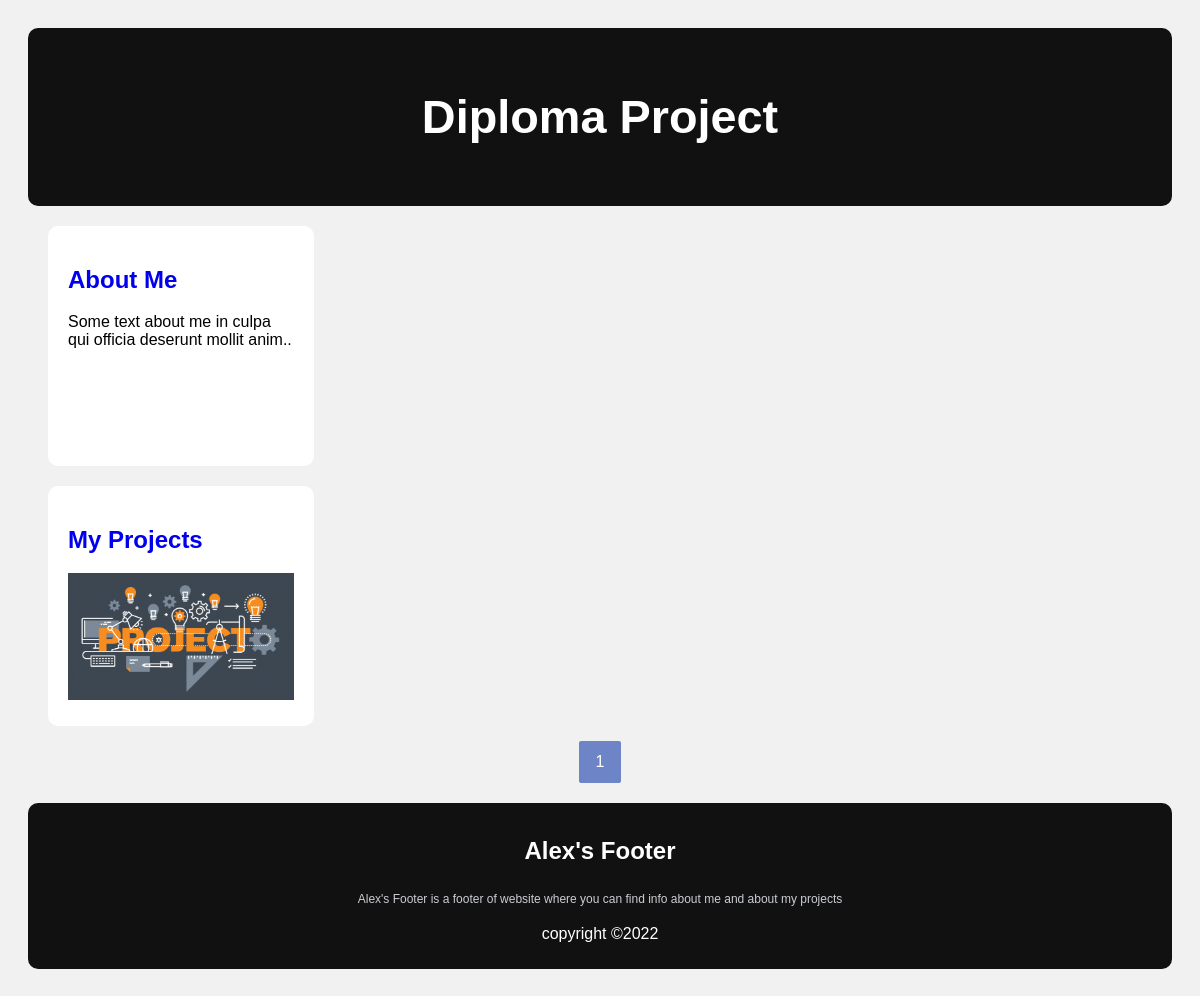
/, run on an earlier commit of the app's database.
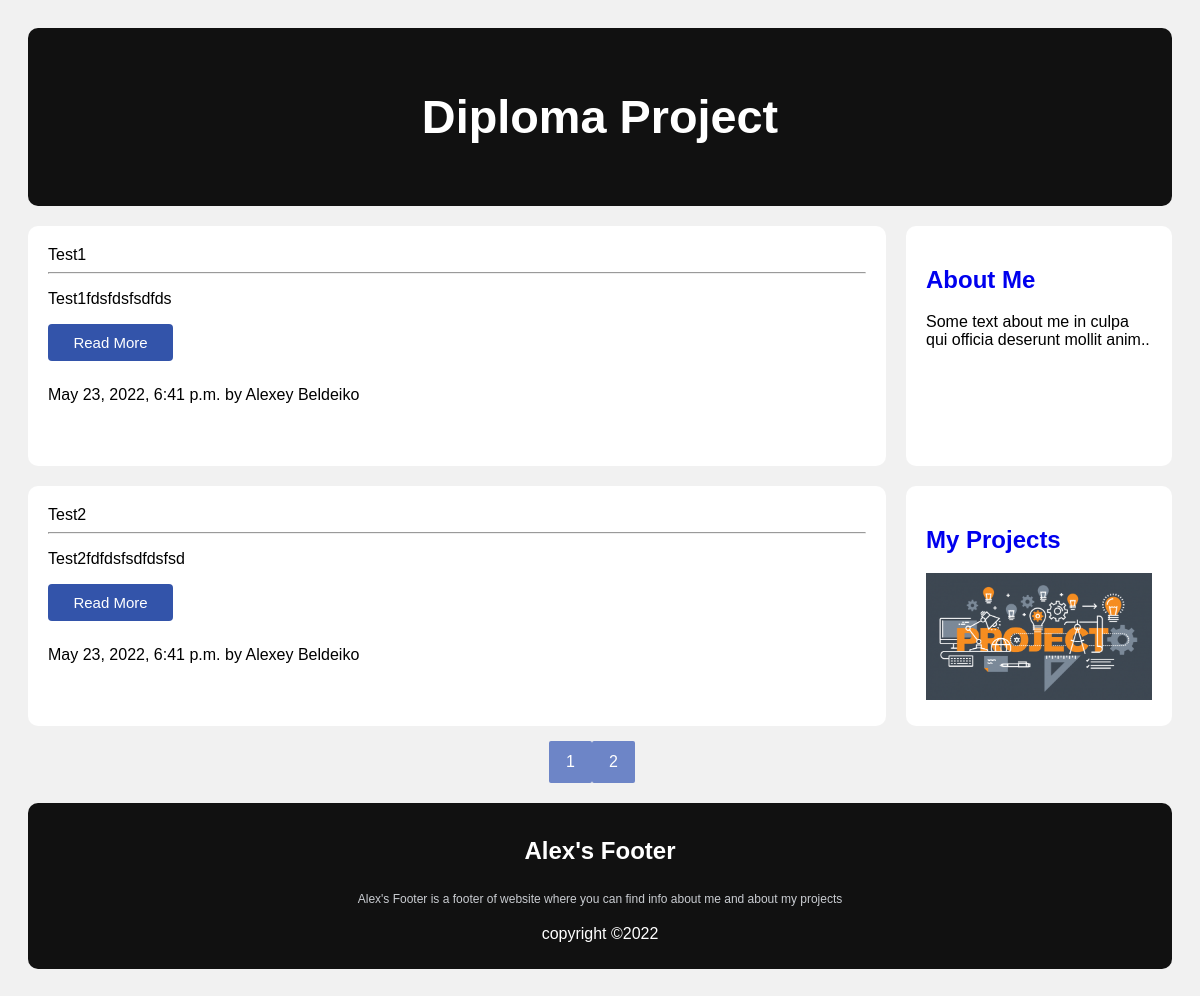
And on a later commit of the database.
### main/models.py (models this page shows, shortened)
class Post(models.Model):
    author = models.ForeignKey(Owner, on_delete=models.CASCADE)
    title = models.CharField(max_length=100)
    content = models.TextField(max_length=450)
    created = models.DateTimeField(auto_now_add=True)
    def get_absolute_url(self):
        return reverse('detail_post', kwargs={'pk': self.pk})

class Owner(models.Model):
    user = models.OneToOneField(User, on_delete=models.CASCADE)
    name = models.CharField(max_length=50)
    surname = models.CharField(max_length=70)
    img = models.ImageField(upload_to='img/avatar', default=True)
    def __str__(self):
        return f'{self.name} {self.surname}'

### main/views.py (the view)
# urls.py: path('', MainPage.as_view(), name='main'),
class MainPage(ListView):
    model = Post
    template_name = 'index.html'
    context_object_name = 'posts'
    paginate_by = 2

### main/templates/index.html (shortened to what this page needs)
{% extends "base.html" %}
{% block content %}
<div class="header">
    <h3>Diploma Project</h3>
</div>
<div class="row">
    <div class="leftcolumn">
        {% for post in posts %}
        <div class="card">
            <div class="card-header">{{post.title}}</div>
            <hr>
            <div class="card-body">
                <p class="card-text">
                    {{post.content}}
                </p>
                <button type="button" class="button"><a href="{{post.get_absolute_url}}">Read More</a></button>
            </div>
            <div class="card-footer">{{post.created}} by {{post.author}}</div>
        </div>
        {% endfor %}
    </div>
    <div class="rightcolumn">
        <div class="card">
            <h2><a href="{% url 'about' %}">About Me</a></h2>
            <p>Some text about me in culpa qui officia deserunt mollit anim..</p>
        </div>
        <div class="card">
            <h2><a href="{% url 'projects' %}">My Projects</a></h2>
            <div class="fakeimg"><img src="../media/img/avatar/project_img.png" alt=""></div>
        </div>
    </div>
</div>
<div class="pagination">
    {% for num in page_obj.paginator.page_range %}
    {% if files.number == num %}
    <span class="pagination-number pagination-current">{{ num }}</span>
    {% elif num > page_obj.number|add:'-3' and num < page_obj.number|add:'3' %}
    <a class="pagination-number" href="?page={{ num }}">{{ num }}</a>
    {% endif %}
    {% endfor %}
    {% if page_obj.has_next %}
    <a class="pagination-action" href="?page={{ page_obj.next_page_number }}">
    </a>
    <a class="pagination-action" href="?page={{ page_obj.paginator.num_pages }}">
    </a>
    {% endif %}
</div>
<div class="footer">
    <div class="footer-content">
        <h3>Alex's Footer</h3>
        <p>Alex's Footer is a footer of website where you can find info about me and about my projects</p>
    </div>
    <p>copyright &copy;2022</p>
</div>
{% endblock %}

### main/templates/base.html (shortened to what this page needs)
<!DOCTYPE html>
<html lang="en">
<head>
    <link href="../static/css/style.css" rel="stylesheet" type="text/css">
</head>
<body>
{% block content %}
{% endblock %}
</body>
</html>

### main/static/css/style.css (style rules this page uses)
* { box-sizing: border-box; }
body { font-family: Arial; padding: 20px; background: #f1f1f1; }
.header { padding: 15px; font-size: 40px; text-align: center; background: #111; color: #fff; border-radius: 10px; }
.leftcolumn { float: left; width: 75%; }
.rightcolumn { float: left; width: 25%; padding-left: 20px; }
.rightcolumn > .card > h2 > a { text-decoration: none; }
.fakeimg > img { max-width: 100%; height: 100%; }
.card { background-color: white; padding: 20px; margin-top: 20px; border-radius: 10px; }
.leftcolumn > .card { height: 30vh; }
.rightcolumn > .card { height: 30vh; }
.row:after { content: ""; display: table; clear: both; }
.footer { padding: 10px; text-align: center; margin-top: 20px; background: #111; color: #fff; border-radius: 10px; }
.footer-content { text-align: center; }
.footer-content h3 { font-size: 1.5rem; text-transform: capitalize; }
.footer-content p { max-width: 500px; margin: 10px auto; line-height: 20px; font-size: 12px; color: #cacdd2; }
.button { border-radius: 4px; background-color: #3354AA; border: none; text-align: center; font-size: 15px; padding: 10px; width: 125px; transition: all 0.5s; cursor: pointer; margin: 0 5px 25px 0; }
.button a { cursor: pointer; display: inline-block; position: relative; transition: 0.5s; text-decoration: none; color: #FFFFFF; }
.button a:after { content: '\00bb'; position: absolute; opacity: 0; top: 0; right: -20px; transition: 0.5s; }
.pagination { display: flex; margin-top: 15px; align-items: center; justify-content: center; }
.pagination a { text-decoration: none; }
.pagination-number { padding: 12px 17px; border-radius: 2px; color: #fff; background-color: #6D85C7; }
.pagination-action { margin: 0 2px; display: flex; padding: 1px 2px; color: #fff; font-size: 1.3em; align-items: center; }

What changed in the data, as far as the page shows it:
added Post: title "Test1", content "Test1fdsfdsfsdfds", created "May 23, 2022, 6:41 p.m.", author "Alexey Beldeiko"
added Post: title "Test2", content "Test2fdfdsfsdfdsfsd", created "May 23, 2022, 6:41 p.m.", author "Alexey Beldeiko"
Also different on the page:
new list line: "2"
